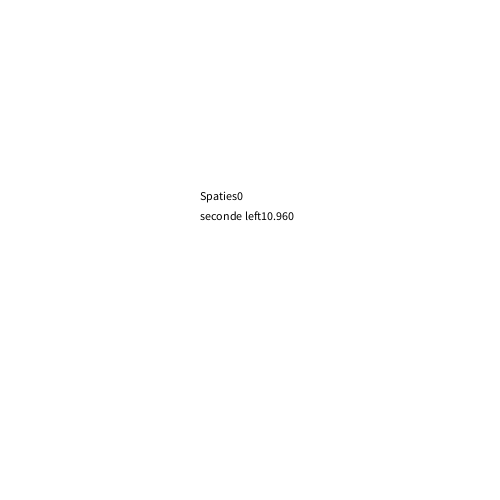
Frame 1 (no input)
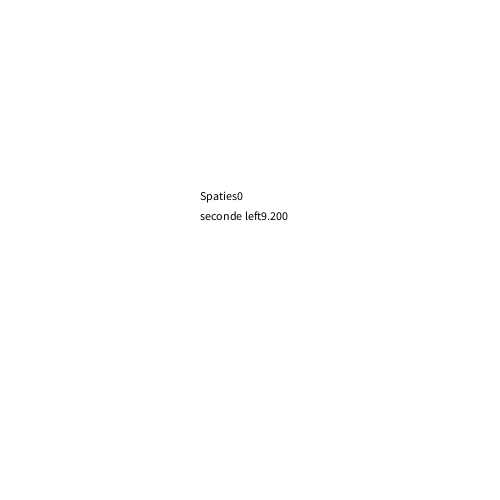
Frame 60 (the mouse pressed at the canvas centre just before this capture)
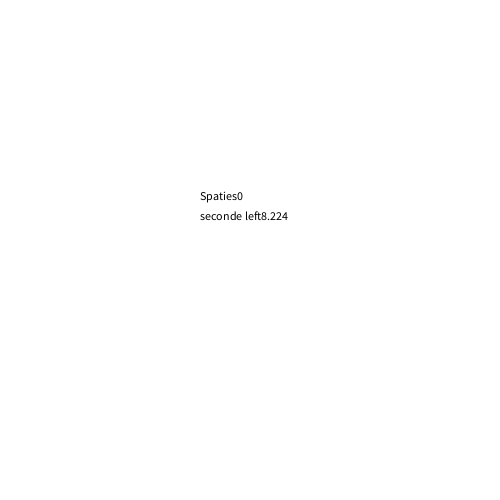
Frame 120 (the mouse held since frame 60 and released just before this capture)

The Processing sketch that drew these frames (run headless with seeded random() and noise(); from frame 60 on, the mouse is pressed at the canvas centre):

// Processing sketch: sketch_12_2
// ── sketch_12_2.pde
int seconden;
int leftAmount;
int millisLeft;
int aantalSpaties = 0;
boolean racing = true;

void setup(){
size(500,500);

}

void draw(){
  background(255,255,255);
  seconden = millis()/1000;
  leftAmount = 10 - seconden;
  millisLeft = 1000 - (millis()&1000);
  
  if(!racing){
    leftAmount = 0;
    millisLeft = 0;
  }
  if(seconden >= 10){
    racing = false;
  }
  
 //dit laat zien hoe veel keer spatie je klinkt en tijde dat offer is
  fill(0,0,0);
  text("Spaties" + aantalSpaties, 200,200);
  text("seconde left" + leftAmount + "." + millisLeft, 200,220);
}

void keyReleased(){
   if(keyCode == 32 && racing){
    aantalSpaties++;
}
println(key);
println(keyCode);

}
